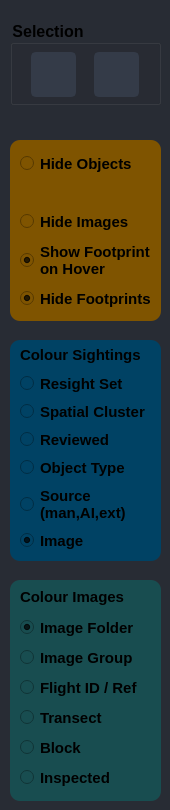
                  <widget class="QFrame" name="frame_gis_properties">
                   <property name="sizePolicy">
                    <sizepolicy hsizetype="Fixed" vsizetype="Preferred">
                     <horstretch>0</horstretch>
                     <verstretch>0</verstretch>
                    </sizepolicy>
                   </property>
                   <property name="minimumSize">
                    <size>
                     <width>170</width>
                     <height>0</height>
                    </size>
                   </property>
                   <property name="styleSheet">
                    <string notr="true">background-color: rgb(40, 44, 52);</string>
                   </property>
                   <property name="frameShape">
                    <enum>QFrame::Shape::NoFrame</enum>
                   </property>
                   <property name="frameShadow">
                    <enum>QFrame::Shadow::Raised</enum>
                   </property>
                   <widget class="QFrame" name="frame_13">
                    <property name="geometry">
                     <rect>
                      <x>10</x>
                      <y>140</y>
                      <width>151</width>
                      <height>181</height>
                     </rect>
                    </property>
                    <property name="styleSheet">
                     <string notr="true">background-color: rgb(127, 84, 0); border-radius:10px;</string>
                    </property>
                    <property name="frameShape">
                     <enum>QFrame::Shape::StyledPanel</enum>
                    </property>
                    <property name="frameShadow">
                     <enum>QFrame::Shadow::Raised</enum>
                    </property>
                    <layout class="QVBoxLayout" name="verticalLayout_22">
                     <property name="spacing">
                      <number>4</number>
                     </property>
                     <property name="leftMargin">
                      <number>10</number>
                     </property>
                     <property name="topMargin">
                      <number>7</number>
                     </property>
                     <property name="rightMargin">
                      <number>0</number>
                     </property>
                     <property name="bottomMargin">
                      <number>0</number>
                     </property>
                     <item>
                      <widget class="QRadioButton" name="gis_hide_objects">
                       <property name="font">
                        <font>
                         <family>Segoe UI</family>
                         <pointsize>11</pointsize>
                         <bold>true</bold>
                        </font>
                       </property>
                       <property name="focusPolicy">
                        <enum>Qt::FocusPolicy::NoFocus</enum>
                       </property>
                       <property name="text">
                        <string notr="true">Hide Objects</string>
                       </property>
                       <property name="autoExclusive">
                        <bool>false</bool>
                       </property>
                      </widget>
                     </item>
                     <item>
                      <widget class="Line" name="line_2">
                       <property name="styleSheet">
                        <string notr="true"/>
                       </property>
                       <property name="frameShadow">
                        <enum>QFrame::Shadow::Plain</enum>
                       </property>
                       <property name="lineWidth">
                        <number>2</number>
                       </property>
                       <property name="midLineWidth">
                        <number>0</number>
                       </property>
                       <property name="orientation">
                        <enum>Qt::Orientation::Horizontal</enum>
                       </property>
                      </widget>
                     </item>
                     <item>
                      <widget class="Line" name="line">
                       <property name="styleSheet">
                        <string notr="true"/>
                       </property>
                       <property name="frameShadow">
                        <enum>QFrame::Shadow::Plain</enum>
                       </property>
                       <property name="lineWidth">
                        <number>2</number>
                       </property>
                       <property name="midLineWidth">
                        <number>0</number>
                       </property>
                       <property name="orientation">
                        <enum>Qt::Orientation::Horizontal</enum>
                       </property>
                      </widget>
                     </item>
                     <item>
                      <widget class="QRadioButton" name="gis_hide_image_centers">
                       <property name="font">
                        <font>
                         <family>Segoe UI</family>
                         <pointsize>11</pointsize>
                         <bold>true</bold>
                        </font>
                       </property>
                       <property name="focusPolicy">
                        <enum>Qt::FocusPolicy::NoFocus</enum>
                       </property>
                       <property name="text">
                        <string notr="true">Hide Images</string>
                       </property>
                       <property name="autoExclusive">
                        <bool>false</bool>
                       </property>
                      </widget>
                     </item>
                     <item>
                      <widget class="QRadioButton" name="gis_show_image_center_footprints">
                       <property name="font">
                        <font>
                         <family>Segoe UI</family>
                         <pointsize>11</pointsize>
                         <bold>true</bold>
                        </font>
                       </property>
                       <property name="focusPolicy">
                        <enum>Qt::FocusPolicy::NoFocus</enum>
                       </property>
                       <property name="text">
                        <string notr="true">Show Footprint 
on Hover</string>
                       </property>
                       <property name="checked">
                        <bool>true</bool>
                       </property>
                       <property name="autoExclusive">
                        <bool>false</bool>
                       </property>
                      </widget>
                     </item>
                     <item>
                      <widget class="QRadioButton" name="gis_hide_images">
                       <property name="font">
                        <font>
                         <family>Segoe UI</family>
                         <pointsize>11</pointsize>
                         <bold>true</bold>
                        </font>
                       </property>
                       <property name="focusPolicy">
                        <enum>Qt::FocusPolicy::NoFocus</enum>
                       </property>
                       <property name="text">
                        <string notr="true">Hide Footprints</string>
                       </property>
                       <property name="checked">
                        <bool>true</bool>
                       </property>
                       <property name="autoExclusive">
                        <bool>false</bool>
                       </property>
                      </widget>
                     </item>
                    </layout>
                   </widget>
                   <widget class="QFrame" name="frame_28">
                    <property name="geometry">
                     <rect>
                      <x>10</x>
                      <y>580</y>
                      <width>151</width>
                      <height>221</height>
                     </rect>
                    </property>
                    <property name="styleSheet">
                     <string notr="true">background-color: #184d50;border-radius:10px;</string>
                    </property>
                    <property name="frameShape">
                     <enum>QFrame::Shape::StyledPanel</enum>
                    </property>
                    <property name="frameShadow">
                     <enum>QFrame::Shadow::Raised</enum>
                    </property>
                    <layout class="QVBoxLayout" name="verticalLayout_21">
                     <property name="spacing">
                      <number>4</number>
                     </property>
                     <property name="leftMargin">
                      <number>10</number>
                     </property>
                     <property name="topMargin">
                      <number>0</number>
                     </property>
                     <property name="rightMargin">
                      <number>0</number>
                     </property>
                     <property name="bottomMargin">
                      <number>0</number>
                     </property>
                     <item>
                      <widget class="QLabel" name="label_23">
                       <property name="maximumSize">
                        <size>
                         <width>16777215</width>
                         <height>20</height>
                        </size>
                       </property>
                       <property name="font">
                        <font>
                         <pointsize>11</pointsize>
                         <bold>true</bold>
                        </font>
                       </property>
                       <property name="text">
                        <string notr="true">Colour Images</string>
                       </property>
                      </widget>
                     </item>
                     <item>
                      <widget class="QRadioButton" name="gis_color_image_folder">
                       <property name="font">
                        <font>
                         <family>Segoe UI</family>
                         <pointsize>11</pointsize>
                         <bold>true</bold>
                        </font>
                       </property>
                       <property name="focusPolicy">
                        <enum>Qt::FocusPolicy::NoFocus</enum>
                       </property>
                       <property name="text">
                        <string notr="true">Image Folder</string>
                       </property>
                       <property name="checked">
                        <bool>true</bool>
                       </property>
                       <property name="autoExclusive">
                        <bool>false</bool>
                       </property>
                       <attribute name="buttonGroup">
                        <string notr="true">buttonGroup_gis_color_images</string>
                       </attribute>
                      </widget>
                     </item>
                     <item>
                      <widget class="QRadioButton" name="gis_color_image_group">
                       <property name="font">
                        <font>
                         <family>Segoe UI</family>
                         <pointsize>11</pointsize>
                         <bold>true</bold>
                        </font>
                       </property>
                       <property name="focusPolicy">
                        <enum>Qt::FocusPolicy::NoFocus</enum>
                       </property>
                       <property name="text">
                        <string notr="true">Image Group</string>
                       </property>
                       <property name="checked">
                        <bool>false</bool>
                       </property>
                       <property name="autoExclusive">
                        <bool>false</bool>
                       </property>
                       <attribute name="buttonGroup">
                        <string notr="true">buttonGroup_gis_color_images</string>
                       </attribute>
                      </widget>
                     </item>
                     <item>
                      <widget class="QRadioButton" name="gis_color_image_refid">
                       <property name="font">
                        <font>
                         <family>Segoe UI</family>
                         <pointsize>11</pointsize>
                         <bold>true</bold>
                        </font>
                       </property>
                       <property name="focusPolicy">
                        <enum>Qt::FocusPolicy::NoFocus</enum>
                       </property>
                       <property name="text">
                        <string notr="true">Flight ID / Ref</string>
                       </property>
                       <property name="checked">
                        <bool>false</bool>
                       </property>
                       <property name="autoExclusive">
                        <bool>false</bool>
                       </property>
                       <attribute name="buttonGroup">
                        <string notr="true">buttonGroup_gis_color_images</string>
                       </attribute>
                      </widget>
                     </item>
                     <item>
                      <widget class="QRadioButton" name="gis_color_image_transect">
                       <property name="font">
                        <font>
                         <family>Segoe UI</family>
                         <pointsize>11</pointsize>
                         <bold>true</bold>
                        </font>
                       </property>
                       <property name="focusPolicy">
                        <enum>Qt::FocusPolicy::NoFocus</enum>
                       </property>
                       <property name="text">
                        <string notr="true">Transect</string>
                       </property>
                       <property name="checked">
                        <bool>false</bool>
                       </property>
                       <property name="autoExclusive">
                        <bool>false</bool>
                       </property>
                       <attribute name="buttonGroup">
                        <string notr="true">buttonGroup_gis_color_images</string>
                       </attribute>
                      </widget>
                     </item>
                     <item>
                      <widget class="QRadioButton" name="gis_color_image_block">
                       <property name="font">
                        <font>
                         <family>Segoe UI</family>
                         <pointsize>11</pointsize>
                         <bold>true</bold>
                        </font>
                       </property>
                       <property name="focusPolicy">
                        <enum>Qt::FocusPolicy::NoFocus</enum>
                       </property>
                       <property name="text">
                        <string notr="true">Block</string>
                       </property>
                       <property name="checked">
                        <bool>false</bool>
                       </property>
                       <property name="autoExclusive">
                        <bool>false</bool>
                       </property>
                       <attribute name="buttonGroup">
                        <string notr="true">buttonGroup_gis_color_images</string>
                       </attribute>
                      </widget>
                     </item>
                     <item>
                      <widget class="QRadioButton" name="gis_color_image_inspected">
                       <property name="font">
                        <font>
                         <family>Segoe UI</family>
                         <pointsize>11</pointsize>
                         <bold>true</bold>
                        </font>
                       </property>
                       <property name="focusPolicy">
                        <enum>Qt::FocusPolicy::NoFocus</enum>
                       </property>
                       <property name="text">
                        <string notr="true">Inspected</string>
                       </property>
                       <property name="checked">
                        <bool>false</bool>
                       </property>
                       <property name="autoExclusive">
                        <bool>false</bool>
                       </property>
                       <attribute name="buttonGroup">
                        <string notr="true">buttonGroup_gis_color_images</string>
                       </attribute>
                      </widget>
                     </item>
                    </layout>
                   </widget>
                   <widget class="QFrame" name="frame_20">
                    <property name="geometry">
                     <rect>
                      <x>10</x>
                      <y>340</y>
                      <width>151</width>
                      <height>221</height>
                     </rect>
                    </property>
                    <property name="styleSheet">
                     <string notr="true">background-color: rgb(0, 66, 100);border-radius:10px;</string>
                    </property>
                    <property name="frameShape">
                     <enum>QFrame::Shape::StyledPanel</enum>
                    </property>
                    <property name="frameShadow">
                     <enum>QFrame::Shadow::Raised</enum>
                    </property>
                    <layout class="QVBoxLayout" name="verticalLayout_20" stretch="0,1,0,1,1,1,1">
                     <property name="spacing">
                      <number>4</number>
                     </property>
                     <property name="leftMargin">
                      <number>10</number>
                     </property>
                     <property name="topMargin">
                      <number>0</number>
                     </property>
                     <property name="rightMargin">
                      <number>0</number>
                     </property>
                     <property name="bottomMargin">
                      <number>0</number>
                     </property>
                     <item>
                      <widget class="QLabel" name="label_15">
                       <property name="maximumSize">
                        <size>
                         <width>16777215</width>
                         <height>20</height>
                        </size>
                       </property>
                       <property name="font">
                        <font>
                         <pointsize>11</pointsize>
                         <bold>true</bold>
                        </font>
                       </property>
                       <property name="text">
                        <string notr="true">Colour Sightings</string>
                       </property>
                      </widget>
                     </item>
                     <item>
                      <widget class="QRadioButton" name="gis_color_objects_resight_set">
                       <property name="font">
                        <font>
                         <family>Segoe UI</family>
                         <pointsize>11</pointsize>
                         <bold>true</bold>
                        </font>
                       </property>
                       <property name="focusPolicy">
                        <enum>Qt::FocusPolicy::NoFocus</enum>
                       </property>
                       <property name="text">
                        <string notr="true">Resight Set</string>
                       </property>
                       <property name="checked">
                        <bool>false</bool>
                       </property>
                       <property name="autoExclusive">
                        <bool>false</bool>
                       </property>
                       <attribute name="buttonGroup">
                        <string notr="true">buttonGroup_gis_color_objects</string>
                       </attribute>
                      </widget>
                     </item>
                     <item>
                      <widget class="QRadioButton" name="gis_color_objects_group_area">
                       <property name="font">
                        <font>
                         <family>Segoe UI</family>
                         <pointsize>11</pointsize>
                         <bold>true</bold>
                        </font>
                       </property>
                       <property name="focusPolicy">
                        <enum>Qt::FocusPolicy::NoFocus</enum>
                       </property>
                       <property name="text">
                        <string notr="true">Spatial Cluster</string>
                       </property>
                       <property name="checked">
                        <bool>false</bool>
                       </property>
                       <property name="autoExclusive">
                        <bool>false</bool>
                       </property>
                       <attribute name="buttonGroup">
                        <string notr="true">buttonGroup_gis_color_objects</string>
                       </attribute>
                      </widget>
                     </item>
                     <item>
                      <widget class="QRadioButton" name="gis_color_objects_reviewed">
                       <property name="font">
                        <font>
                         <family>Segoe UI</family>
                         <pointsize>11</pointsize>
                         <bold>true</bold>
                        </font>
                       </property>
                       <property name="focusPolicy">
                        <enum>Qt::FocusPolicy::NoFocus</enum>
                       </property>
                       <property name="text">
                        <string notr="true">Reviewed</string>
                       </property>
                       <property name="checked">
                        <bool>false</bool>
                       </property>
                       <property name="autoExclusive">
                        <bool>false</bool>
                       </property>
                       <attribute name="buttonGroup">
                        <string notr="true">buttonGroup_gis_color_objects</string>
                       </attribute>
                      </widget>
                     </item>
                     <item>
                      <widget class="QRadioButton" name="gis_color_objects_type">
                       <property name="font">
                        <font>
                         <family>Segoe UI</family>
                         <pointsize>11</pointsize>
                         <bold>true</bold>
                        </font>
                       </property>
                       <property name="focusPolicy">
                        <enum>Qt::FocusPolicy::NoFocus</enum>
                       </property>
                       <property name="text">
                        <string notr="true">Object Type</string>
                       </property>
                       <property name="checked">
                        <bool>false</bool>
                       </property>
                       <property name="autoExclusive">
                        <bool>false</bool>
                       </property>
                       <attribute name="buttonGroup">
                        <string notr="true">buttonGroup_gis_color_objects</string>
                       </attribute>
                      </widget>
                     </item>
                     <item>
                      <widget class="QRadioButton" name="gis_color_objects_source">
                       <property name="font">
                        <font>
                         <family>Segoe UI</family>
                         <pointsize>11</pointsize>
                         <bold>true</bold>
                        </font>
                       </property>
                       <property name="focusPolicy">
                        <enum>Qt::FocusPolicy::NoFocus</enum>
                       </property>
                       <property name="text">
                        <string notr="true">Source
(man,AI,ext)</string>
                       </property>
                       <property name="checked">
                        <bool>false</bool>
                       </property>
                       <property name="autoExclusive">
                        <bool>false</bool>
                       </property>
                       <attribute name="buttonGroup">
                        <string notr="true">buttonGroup_gis_color_objects</string>
                       </attribute>
                      </widget>
                     </item>
                     <item>
                      <widget class="QRadioButton" name="gis_color_objects_image">
                       <property name="font">
                        <font>
                         <family>Segoe UI</family>
                         <pointsize>11</pointsize>
                         <bold>true</bold>
                        </font>
                       </property>
                       <property name="focusPolicy">
                        <enum>Qt::FocusPolicy::NoFocus</enum>
                       </property>
                       <property name="text">
                        <string notr="true">Image</string>
                       </property>
                       <property name="checked">
                        <bool>true</bool>
                       </property>
                       <property name="autoExclusive">
                        <bool>false</bool>
                       </property>
                       <attribute name="buttonGroup">
                        <string notr="true">buttonGroup_gis_color_objects</string>
                       </attribute>
                      </widget>
                     </item>
                    </layout>
                   </widget>
                   <widget class="QGroupBox" name="groupBox_2">
                    <property name="geometry">
                     <rect>
                      <x>10</x>
                      <y>20</y>
                      <width>151</width>
                      <height>85</height>
                     </rect>
                    </property>
                    <property name="minimumSize">
                     <size>
                      <width>151</width>
                      <height>85</height>
                     </size>
                    </property>
                    <property name="maximumSize">
                     <size>
                      <width>151</width>
                      <height>131</height>
                     </size>
                    </property>
                    <property name="font">
                     <font>
                      <pointsize>12</pointsize>
                      <bold>true</bold>
                     </font>
                    </property>
                    <property name="title">
                     <string>Selection</string>
                    </property>
                    <layout class="QGridLayout" name="gridLayout_2">
                     <property name="leftMargin">
                      <number>2</number>
                     </property>
                     <property name="topMargin">
                      <number>0</number>
                     </property>
                     <property name="rightMargin">
                      <number>2</number>
                     </property>
                     <property name="bottomMargin">
                      <number>2</number>
                     </property>
                     <property name="spacing">
                      <number>2</number>
                     </property>
                     <item row="0" column="0">
                      <widget class="QPushButton" name="btn_selection_rectangle">
                       <property name="sizePolicy">
                        <sizepolicy hsizetype="Minimum" vsizetype="Preferred">
                         <horstretch>0</horstretch>
                         <verstretch>0</verstretch>
                        </sizepolicy>
                       </property>
                       <property name="minimumSize">
                        <size>
                         <width>45</width>
                         <height>45</height>
                        </size>
                       </property>
                       <property name="maximumSize">
                        <size>
                         <width>40</width>
                         <height>40</height>
                        </size>
                       </property>
                       <property name="toolTip">
                        <string>Rectangle Selection</string>
                       </property>
                       <property name="layoutDirection">
                        <enum>Qt::LayoutDirection::LeftToRight</enum>
                       </property>
                       <property name="styleSheet">
                        <string notr="true">QPushButton {
	border: 2px solid rgb(52, 59, 72);
	border-radius: 5px;	
	background-color: rgb(52, 59, 72);
}
QPushButton:hover {
	background-color: rgb(57, 65, 80);
	border: 2px solid rgb(61, 70, 86);
}
QPushButton:pressed {	
	background-color: rgb(35, 40, 49);
	border: 2px solid rgb(43, 50, 61);
}</string>
                       </property>
                       <property name="text">
                        <string notr="true"/>
                       </property>
                       <property name="icon">
                        <iconset resource="files.qrc">
                         <normaloff>:/icons/icons/rectangle.svg</normaloff>:/icons/icons/rectangle.svg</iconset>
                       </property>
                       <property name="iconSize">
                        <size>
                         <width>45</width>
                         <height>45</height>
                        </size>
                       </property>
                      </widget>
                     </item>
                     <item row="0" column="1">
                      <widget class="QPushButton" name="btn_selection_lasso">
                       <property name="sizePolicy">
                        <sizepolicy hsizetype="Minimum" vsizetype="Preferred">
                         <horstretch>0</horstretch>
                         <verstretch>0</verstretch>
                        </sizepolicy>
                       </property>
                       <property name="minimumSize">
                        <size>
                         <width>45</width>
                         <height>45</height>
                        </size>
                       </property>
                       <property name="maximumSize">
                        <size>
                         <width>40</width>
                         <height>40</height>
                        </size>
                       </property>
                       <property name="toolTip">
                        <string>Lasso Selection</string>
                       </property>
                       <property name="styleSheet">
                        <string notr="true">QPushButton {
	border: 2px solid rgb(52, 59, 72);
	border-radius: 5px;	
	background-color: rgb(52, 59, 72);
}
QPushButton:hover {
	background-color: rgb(57, 65, 80);
	border: 2px solid rgb(61, 70, 86);
}
QPushButton:pressed {	
	background-color: rgb(35, 40, 49);
	border: 2px solid rgb(43, 50, 61);
}</string>
                       </property>
                       <property name="text">
                        <string notr="true"/>
                       </property>
                       <property name="icon">
                        <iconset resource="files.qrc">
                         <normaloff>:/icons/icons/lasso.svg</normaloff>:/icons/icons/lasso.svg</iconset>
                       </property>
                       <property name="iconSize">
                        <size>
                         <width>45</width>
                         <height>45</height>
                        </size>
                       </property>
                      </widget>
                     </item>
                    </layout>
                   </widget>
                  </widget>
